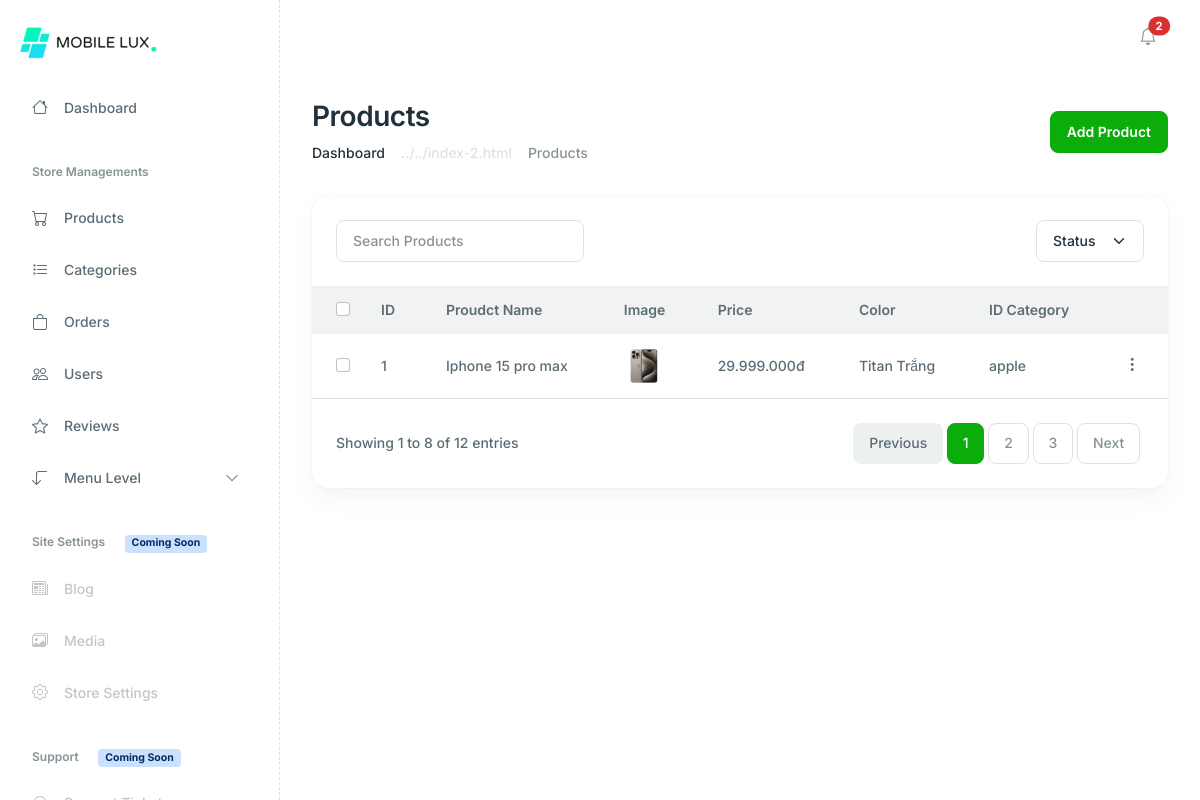
/admin/index.php?act=list_product, run on an earlier commit of the app's database.
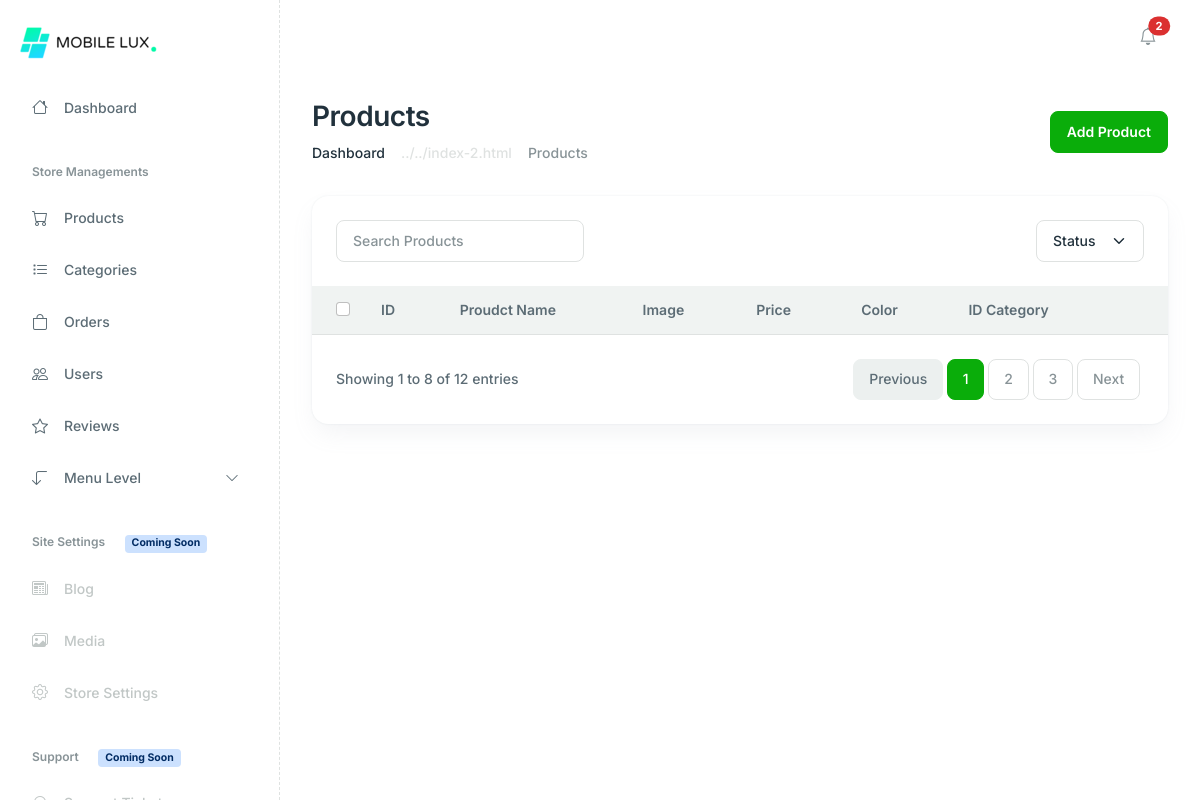
And on a later commit of the database.
### tables this page shows
CREATE TABLE `product` (
  `id` int(11) NOT NULL,
  `name` varchar(255) NOT NULL,
  `image` varchar(255) NOT NULL,
  `price` int(11) NOT NULL,
  `color` varchar(255) NOT NULL,
  `memory` varchar(255) NOT NULL,
  `quantity` int(11) NOT NULL,
  `desc` text NOT NULL,
  `id_category` int(11) NOT NULL
);

CREATE TABLE `category` (
  `id` int(11) NOT NULL,
  `name` varchar(255) NOT NULL,
  `image` varchar(255) NOT NULL
);

### models/pdo.php (called while the page is built, shortened)
<?php
function pdo_get_connection()
{
    $servername = "localhost";
    $username = "root";
    $password = "";
    try {
        $conn = new PDO("mysql:host=$servername;dbname=db_mobilelux", $username, $password);
        $conn->setAttribute(PDO::ATTR_ERRMODE, PDO::ERRMODE_EXCEPTION);
        return $conn;
    } catch (PDOException $e) {
        echo "Connection failed: " . $e->getMessage();
    }
}
function pdo_query($sql)
{
    $sql_args = array_slice(func_get_args(), 1);
    try {
        $conn = pdo_get_connection();
        $stmt = $conn->prepare($sql);
        $stmt->execute($sql_args);
        $rows = $stmt->fetchAll();
        return $rows;
    } catch (PDOException $e) {
        throw $e;
    } finally {
        unset($conn);
    }
}

### models/product.php (called while the page is built, shortened)
<?php
function selectAllProducts()
{
    $sql = "SELECT p.id as p_id, p.name as p_name, p.image as p_image, p.price as p_price, p.color as p_color, p.memory as p_memory, p.desc as p_desc, c.id as c_id, c.name as c_name FROM product as p INNER JOIN category as c ON p.id_category = c.id ORDER BY p.id DESC";
    $stmt = pdo_query($sql);
    return $stmt;
}

### admin/product/list.php (the view, shortened to what the changed rows need)
<div class="main-wrapper">
    <main class="main-content-wrapper">
        <div class="container">
            <div class="row mb-8">
                <div class="col-md-12">
                    <div class="d-md-flex justify-content-between align-items-center">
                        <div>
                            <h2>Products</h2>
                        </div>
                    </div>
                </div>
            </div>
            <div class="row">
                <div class="col-xl-12 col-12 mb-5">
                    <div class="card h-100 card-lg">
                        <div class="card-body p-0">
                            <div class="table-responsive">
                                <table class="table table-centered table-hover text-nowrap table-borderless mb-0 table-with-checkbox">
                                    <thead class="bg-light">
                                        <tr>
                                            <th>
                                                <div class="form-check">
                                                    <input class="form-check-input" type="checkbox" value="" id="checkAll">
                                                </div>
                                            </th>
                                            <th>ID</th>
                                            <th>Proudct Name</th>
                                            <th>Image</th>
                                            <th>Price</th>
                                            <th>Color</th>
                                            <th>ID Category</th>
                                            <th></th>
                                        </tr>
                                    </thead>
                                    <tbody>
                                        <?php foreach ($dataProducts as $key => $value) : ?>
                                            <tr>
                                                <td>
                                                    <div class="form-check">
                                                        <input class="form-check-input" type="checkbox" value="" id="productOne">
                                                    </div>
                                                </td>
                                                <td><?= $key + 1 ?></td>
                                                <td><a href="#" class="text-reset"><?= $value['p_name'] ?></a></td>
                                                <td>
                                                    <a href="#!"><img src="../upload/<?= $value['p_image'] ?>" alt="" class="icon-shape icon-md"></a>
                                                </td>
                                                <td><?= number_format($value['p_price'], 0, '.', '.') ?>đ</td>
                                                <td><?= $value['p_color'] ?></td>
                                                <td><?= $value['c_name'] ?></td>
                                                <td>
                                                    <div class="dropdown">
                                                        <a href="#" class="text-reset" data-bs-toggle="dropdown" aria-expanded="false">
                                                            <i class="feather-icon icon-more-vertical fs-5"></i>
                                                        </a>
                                                    </div>
                                                </td>
                                            </tr>
                                        <?php endforeach  ?>
                                    </tbody>
                                </table>
                            </div>
                        </div>
                    </div>
                </div>
            </div>
        </div>
    </main>

What changed in the data, as far as the page shows it:
removed product: name "Iphone 15 pro max", image (picture), price "29.999.000", color "Titan Trắng", id_category.name "apple"
